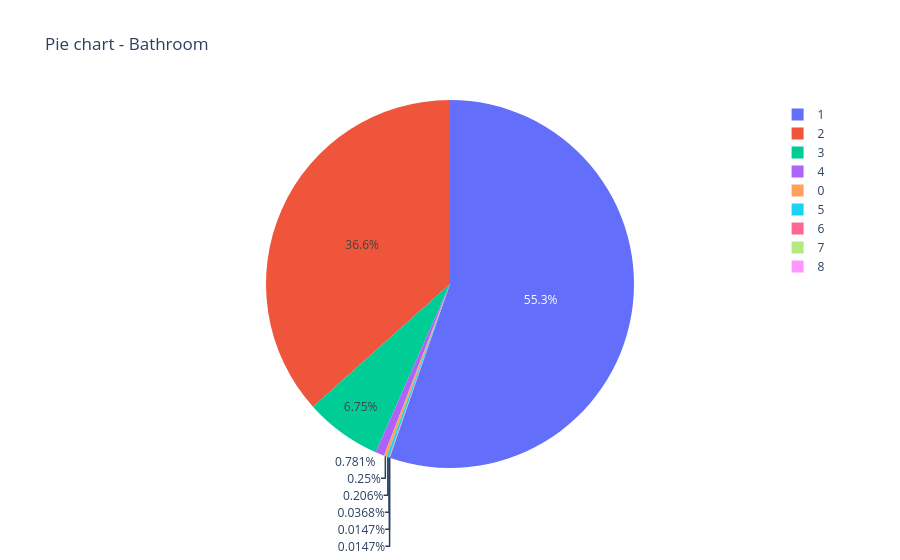

Notebook source saved alongside this figure:
### Code cell
#Plotting the Pie Chart for 'Bathrooms'
px.pie(data, names = "Bathroom", title="Pie chart - Bathroom")

### Figure 1 — Plotly figure (JSON) as saved in the notebook; plotly's stock layout.template omitted (floating-point values rounded to 4 significant figures; data arrays with more than 128 entries replaced by an {"elided": "..."} marker saying what was removed)
{"data": [{"domain": {"x": [0.0, 1.0], "y": [0.0, 1.0]}, "hovertemplate": "Bathroom=%{label}<extra></extra>", "labels": {"elided": "13580 float values"}, "legendgroup": "", "name": "", "showlegend": true, "type": "pie"}], "layout": {"legend": {"tracegroupgap": 0}, "title": {"text": "Pie chart - Bathroom"}}}
